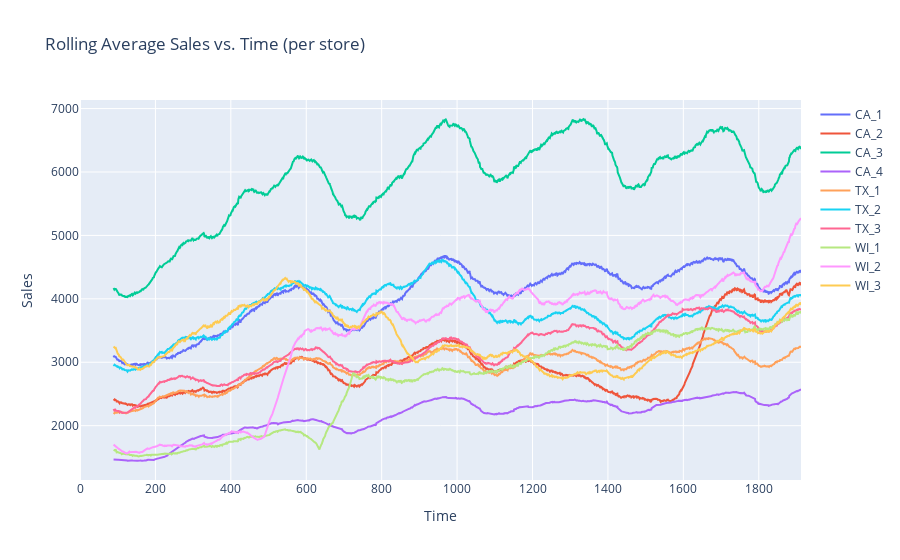

Here is the notebook cell this chart was saved with:
### Code cell
past_sales = sales_train_val.set_index('id')[d_cols] \
    .T \
    .merge(calendar.set_index('d')['date'],
           left_index=True,
           right_index=True,
            validate='1:1') \
    .set_index('date')

store_list = selling_prices['store_id'].unique()
means = []
fig = go.Figure()
for s in store_list:
    store_items = [c for c in past_sales.columns if s in c]
    data = past_sales[store_items].sum(axis=1).rolling(90).mean()
    means.append(np.mean(past_sales[store_items].sum(axis=1)))
    fig.add_trace(go.Scatter(x=np.arange(len(data)), y=data, name=s))
    
fig.update_layout(yaxis_title="Sales", xaxis_title="Time", title="Rolling Average Sales vs. Time (per store)")

### Figure 1 — Plotly figure (JSON) as saved in the notebook; plotly's stock layout.template omitted (floating-point values rounded to 4 significant figures; data arrays with more than 128 entries replaced by an {"elided": "..."} marker saying what was removed)
{"data": [{"name": "CA_1", "type": "scatter", "x": {"elided": "1913 int values"}, "y": {"elided": "1913 float values"}}, {"name": "CA_2", "type": "scatter", "x": {"elided": "1913 int values"}, "y": {"elided": "1913 float values"}}, {"name": "CA_3", "type": "scatter", "x": {"elided": "1913 int values"}, "y": {"elided": "1913 float values"}}, {"name": "CA_4", "type": "scatter", "x": {"elided": "1913 int values"}, "y": {"elided": "1913 float values"}}, {"name": "TX_1", "type": "scatter", "x": {"elided": "1913 int values"}, "y": {"elided": "1913 float values"}}, {"name": "TX_2", "type": "scatter", "x": {"elided": "1913 int values"}, "y": {"elided": "1913 float values"}}, {"name": "TX_3", "type": "scatter", "x": {"elided": "1913 int values"}, "y": {"elided": "1913 float values"}}, {"name": "WI_1", "type": "scatter", "x": {"elided": "1913 int values"}, "y": {"elided": "1913 float values"}}, {"name": "WI_2", "type": "scatter", "x": {"elided": "1913 int values"}, "y": {"elided": "1913 float values"}}, {"name": "WI_3", "type": "scatter", "x": {"elided": "1913 int values"}, "y": {"elided": "1913 float values"}}], "layout": {"title": {"text": "Rolling Average Sales vs. Time (per store)"}, "xaxis": {"title": {"text": "Time"}}, "yaxis": {"title": {"text": "Sales"}}}}
